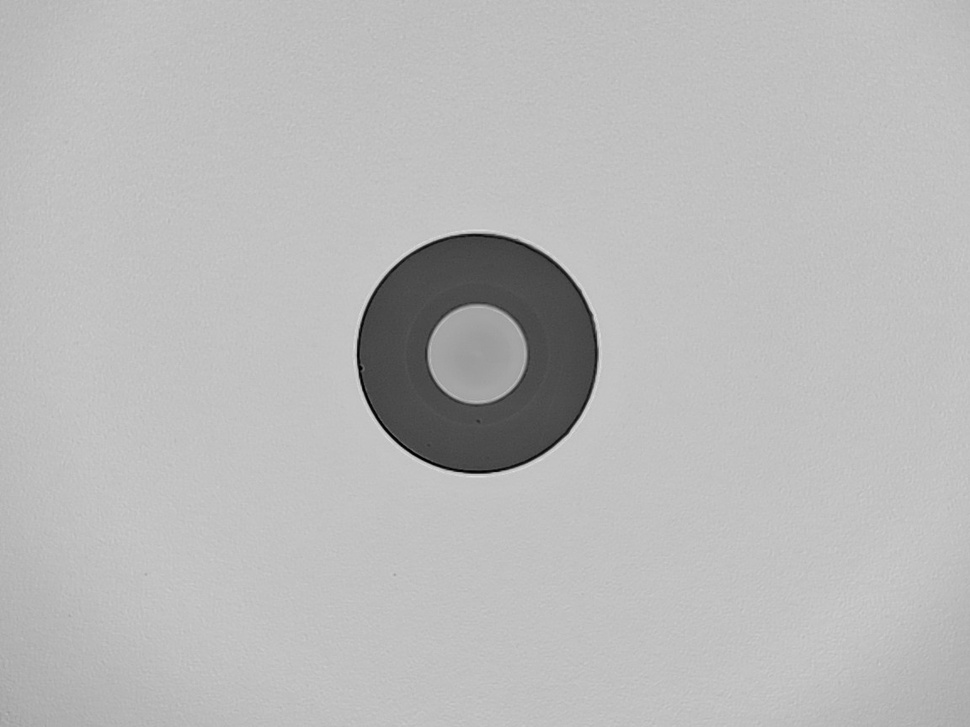
#> input picture samples2/img38.jpg, 970 x 727 px, shrunk from 1152 x 864 before the run, found by its file name
$ python morphology_operations.py
#> lines starting #> are read from the running program, lines starting #| are printed output that depends on the picture; after the words box and inside, x2 and y2 are one past the last pixel; in counts of white or black regions, pixels touching at a corner belong together
import cv2
import numpy as np

# Load image and create a binary mask
img_path = r"C:\Users\Saem1001\Documents\GitHub\OpenCV-Practice\samples2\img38.jpg"
image = cv2.imread(img_path, cv2.IMREAD_GRAYSCALE)
#> image is the input picture: shape (727, 970); min 0, max 225, mean 185.2

# Create binary image using threshold
_, binary = cv2.threshold(image, 127, 255, cv2.THRESH_BINARY)
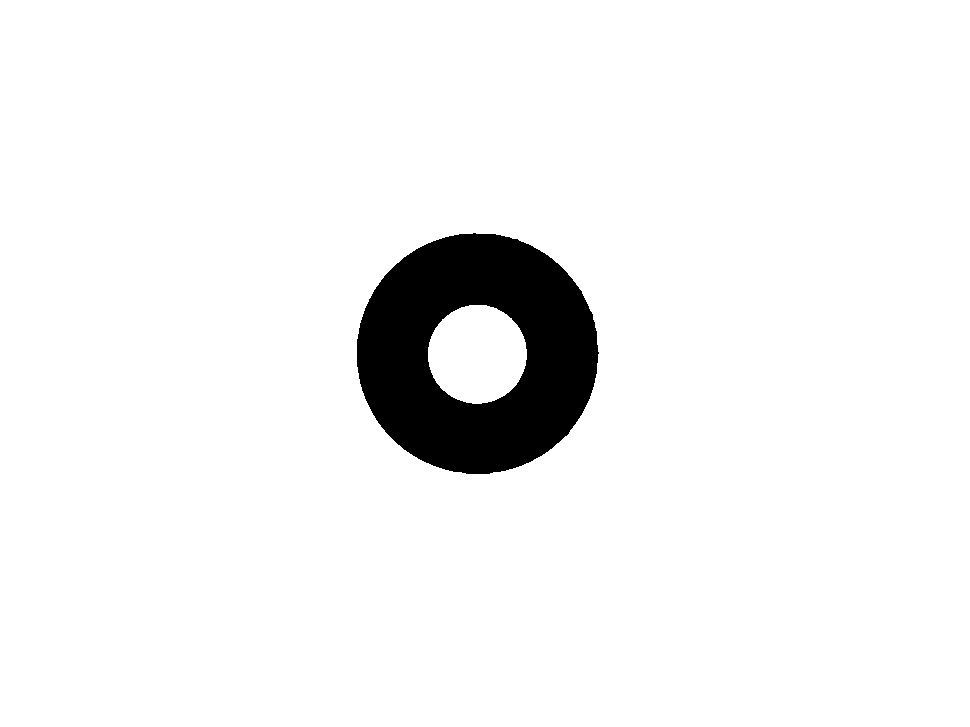
#> binary: shape (727, 970); 94.6% white; 1 black region, box (x1, y1, x2, y2) and area: (357, 233, 599, 474) 37977

# Define kernels for morphological operations
kernel_3x3 = np.ones((3, 3), np.uint8)
kernel_5x5 = np.ones((5, 5), np.uint8)
kernel_ellipse = cv2.getStructuringElement(cv2.MORPH_ELLIPSE, (5, 5))

# Apply morphological operations
erosion = cv2.erode(binary, kernel_3x3, iterations=1)
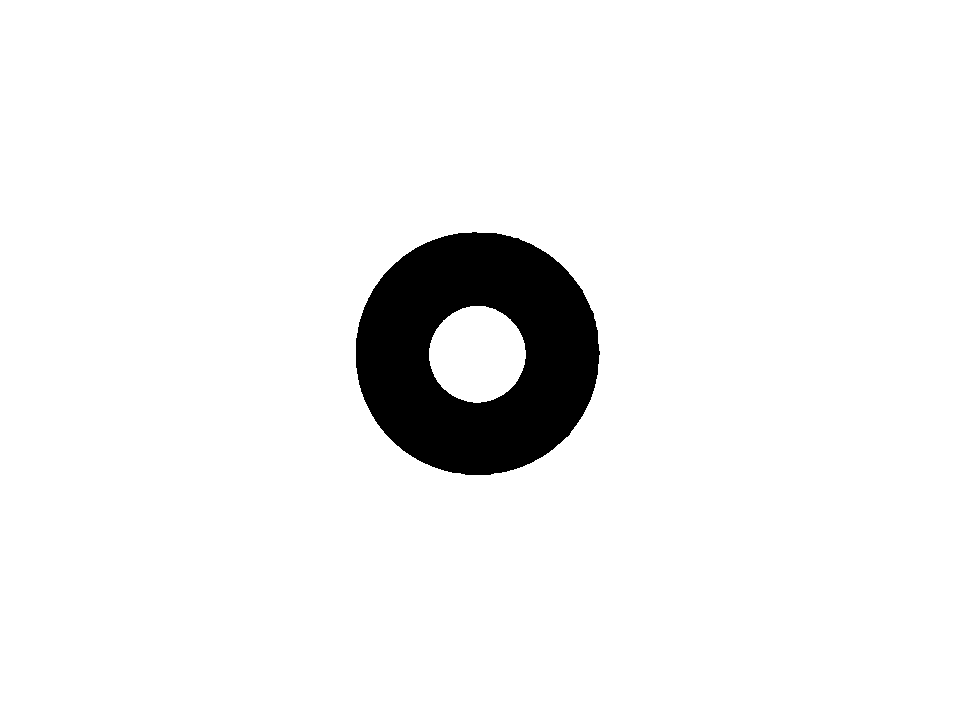
#> erosion: shape (727, 970); 94.4% white; 1 black region, box (x1, y1, x2, y2) and area: (356, 232, 600, 475) 39339
dilation = cv2.dilate(binary, kernel_3x3, iterations=1)
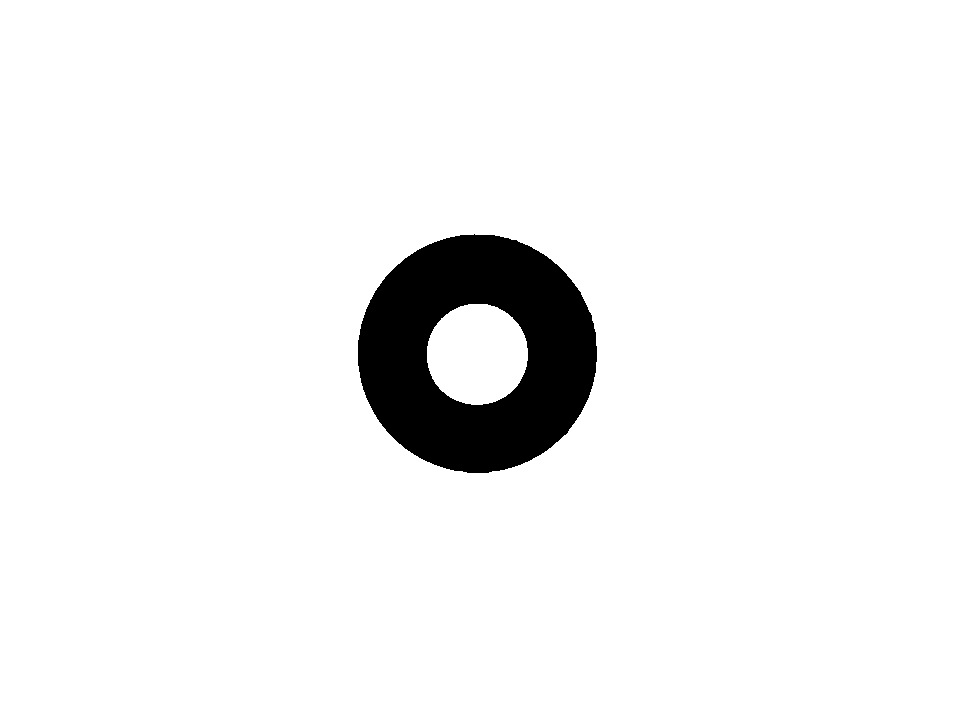
#> dilation: shape (727, 970); 94.8% white; 1 black region, box (x1, y1, x2, y2) and area: (358, 234, 597, 473) 36615
opening = cv2.morphologyEx(binary, cv2.MORPH_OPEN, kernel_5x5)
closing = cv2.morphologyEx(binary, cv2.MORPH_CLOSE, kernel_5x5)
#> closing: shape (727, 970); 94.6% white; 1 black region, box (x1, y1, x2, y2) and area: (357, 234, 598, 474) 37972
gradient = cv2.morphologyEx(binary, cv2.MORPH_GRADIENT, kernel_ellipse)
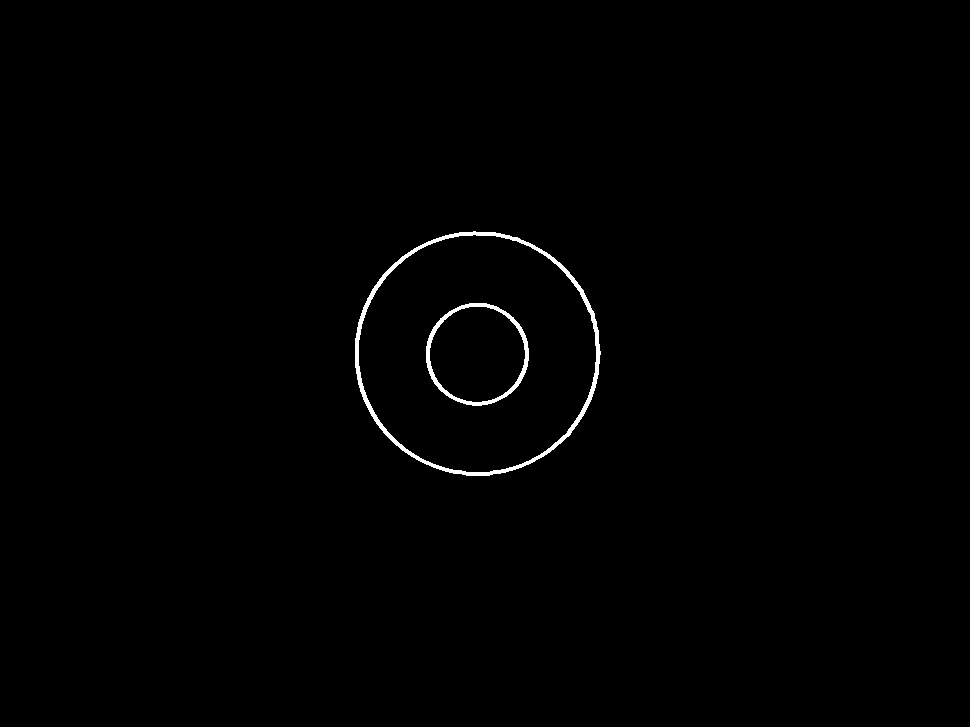
#> gradient: shape (727, 970); 0.62% white; 2 white regions, box (x1, y1, x2, y2) and area: (355, 231, 601, 476) 3126, (426, 303, 529, 406) 1280

# Remove small noise
contours, _ = cv2.findContours(binary, cv2.RETR_EXTERNAL, cv2.CHAIN_APPROX_SIMPLE)
#> contours = [[[0, 0], [0, 726], [969, 726], [969, 0]]]
cleaned = np.zeros_like(binary)
for contour in contours:
    area = cv2.contourArea(contour)
    if area > 100:  # Keep only regions larger than 100 pixels
        cv2.drawContours(cleaned, [contour], -1, 255, -1)
#> this loop made 1 pass
#> (contour, area) on pass 1: ([[0, 0], [0, 726], [969, 726], [969, 0]], 703494)
#> cleaned: shape (727, 970); every value is 255

# Save results
cv2.imwrite('morph_erosion.jpg', erosion)
cv2.imwrite('morph_dilation.jpg', dilation)
cv2.imwrite('morph_opening.jpg', opening)
cv2.imwrite('morph_closing.jpg', closing)
cv2.imwrite('morph_gradient.jpg', gradient)
cv2.imwrite('morph_cleaned.jpg', cleaned)

# Display results
cv2.imshow('Original Binary', binary)
cv2.imshow('Erosion', erosion)
cv2.imshow('Dilation', dilation)
cv2.imshow('Opening', opening)
cv2.imshow('Closing', closing)
cv2.imshow('Cleaned', cleaned)
cv2.waitKey(0)
cv2.destroyAllWindows()

$ run again, with samples2/img35.jpg copied over samples2/img38.jpg
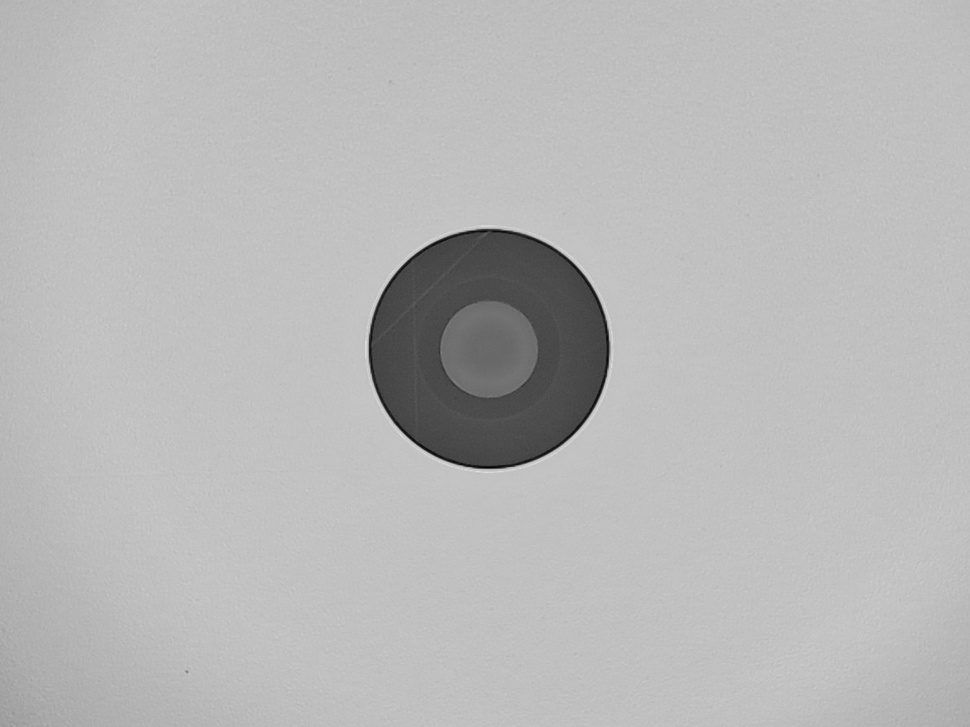
#> input picture samples2/img35.jpg, 970 x 727 px, shrunk from 1152 x 864 before the run, found by its file name
#> image is the input picture: shape (727, 970); min 2, max 223, mean 183.8
#> `_, binary = cv2.threshold(image, 127, 255, cv2.THRESH_BINARY)`:
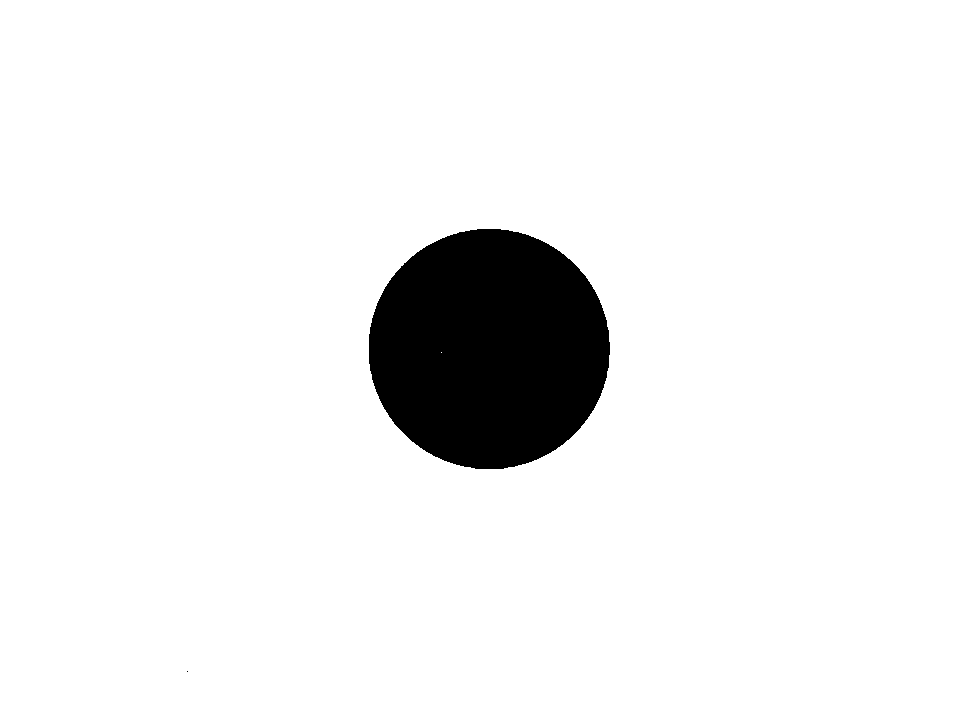
#> binary: shape (727, 970); 93.5% white; 2 black regions (1 under 20 px), largest, box (x1, y1, x2, y2) and area: (369, 229, 610, 469) 45515
#> erosion: shape (727, 970); 93.4% white; 2 black regions (1 under 20 px), largest, box (x1, y1, x2, y2) and area: (368, 228, 611, 470) 46482
#> dilation: shape (727, 970); 93.7% white; 1 black region, box (x1, y1, x2, y2) and area: (370, 230, 609, 468) 44549
#> opening: shape (727, 970); 93.5% white; 2 black regions (1 under 20 px), largest, box (x1, y1, x2, y2) and area: (369, 229, 610, 469) 45516
#> closing: shape (727, 970); 93.5% white; 1 black region, box (x1, y1, x2, y2) and area: (369, 229, 610, 469) 45515
#> `gradient = cv2.morphologyEx(binary, cv2.MORPH_GRADIENT, kernel_ellipse)`:
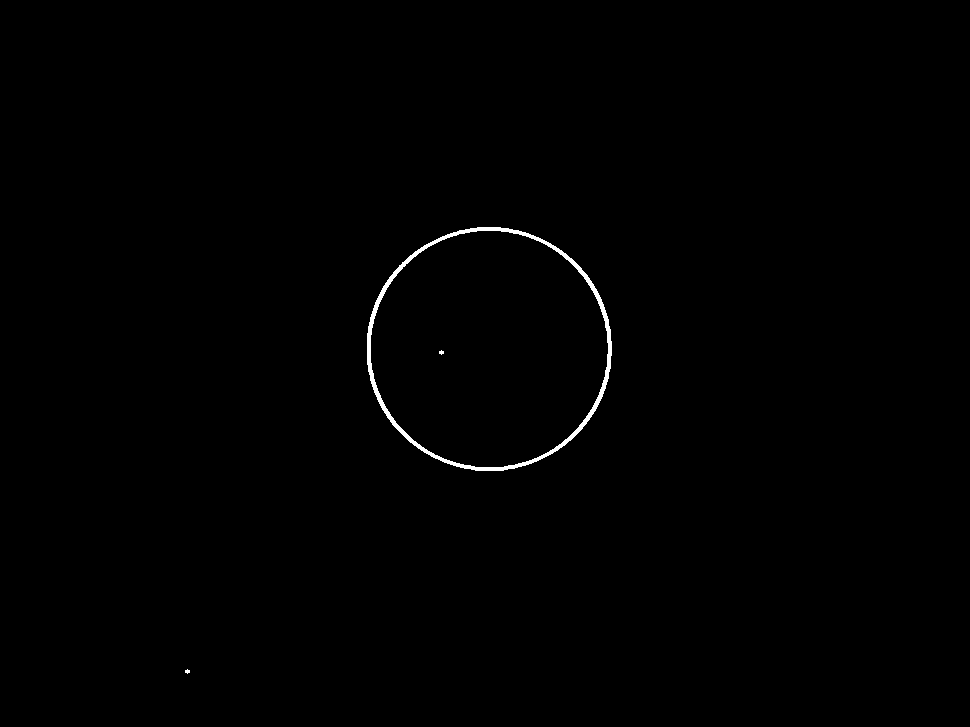
#> gradient: shape (727, 970); 0.45% white; 3 white regions (2 under 20 px), largest, box (x1, y1, x2, y2) and area: (367, 227, 612, 471) 3114
#> contours = [[[0, 0], [0, 726], [969, 726], [969, 0]]]
#> the loop `for contour in contours:` made 1 pass
#> (contour, area) on pass 1: ([[0, 0], [0, 726], [969, 726], [969, 0]], 703494)

$ run again, with samples2/ima12.jpg copied over samples2/img38.jpg
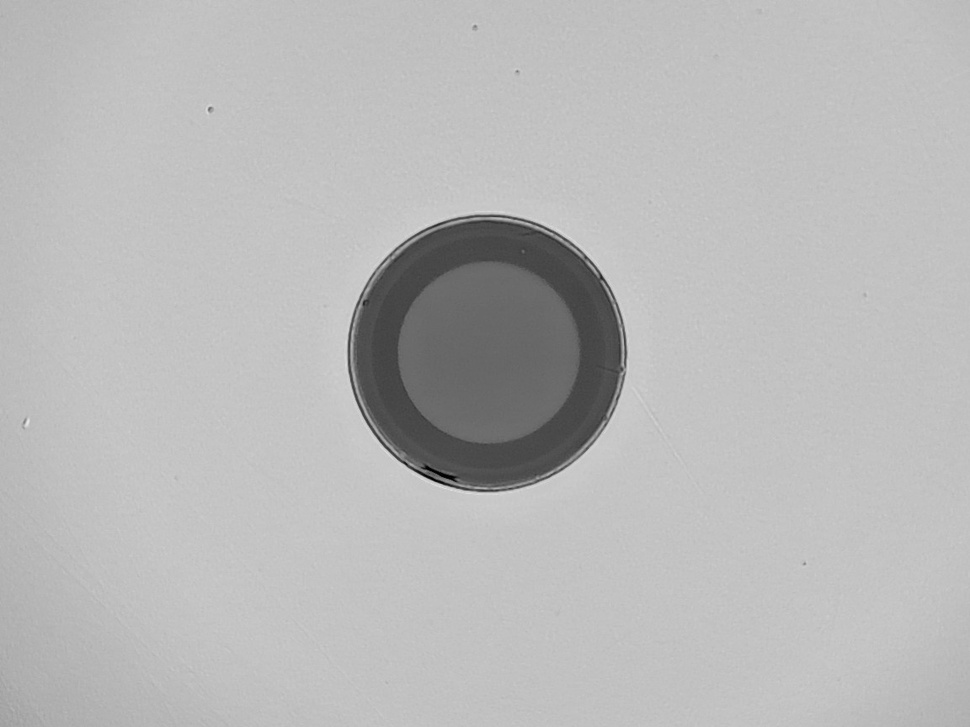
#> input picture samples2/ima12.jpg, 970 x 727 px, shrunk from 1152 x 864 before the run, found by its file name
#> image is the input picture: shape (727, 970); min 0, max 231, mean 184.3
#> `_, binary = cv2.threshold(image, 127, 255, cv2.THRESH_BINARY)`:
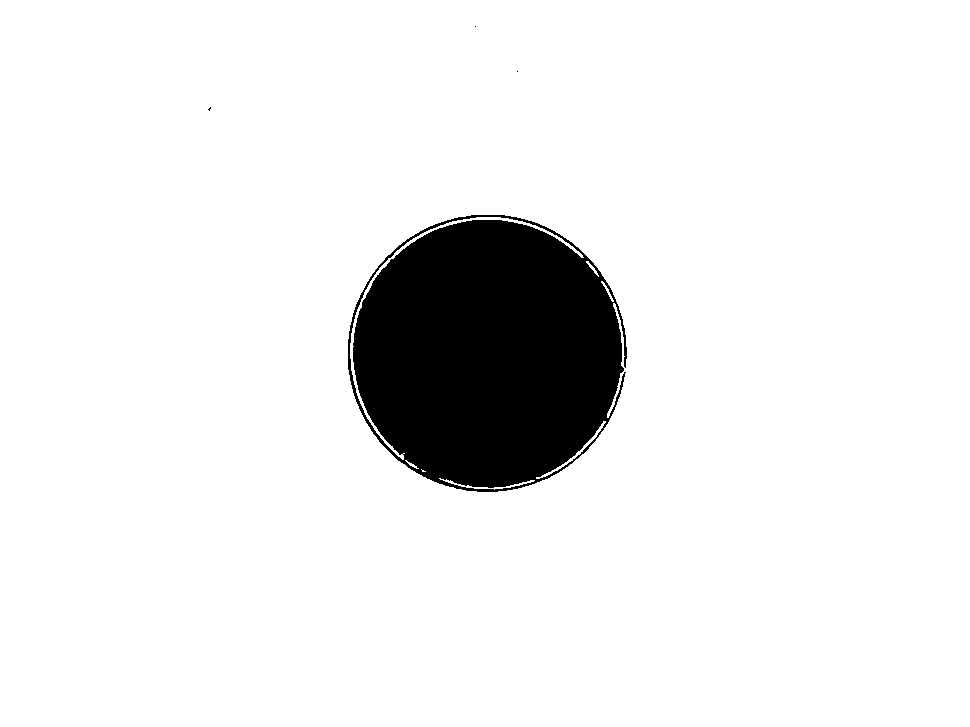
#> binary: shape (727, 970); 91.7% white; 4 black regions (3 under 20 px), largest, box (x1, y1, x2, y2) and area: (348, 215, 627, 492) 58660
#> erosion: shape (727, 970); 91.2% white; 4 black regions (2 under 20 px), largest, box (x1, y1, x2, y2) and area: (347, 214, 628, 493) 61720, (207, 106, 212, 112) 24
#> dilation: shape (727, 970); 92.1% white; 54 black regions (53 under 20 px), largest, box (x1, y1, x2, y2) and area: (354, 221, 623, 487) 55458
#> opening: shape (727, 970); 91.4% white; 4 black regions (3 under 20 px), largest, box (x1, y1, x2, y2) and area: (348, 215, 627, 492) 60761
#> closing: shape (727, 970); 92% white; 1 black region, box (x1, y1, x2, y2) and area: (353, 220, 623, 488) 56492
#> `gradient = cv2.morphologyEx(binary, cv2.MORPH_GRADIENT, kernel_ellipse)`:
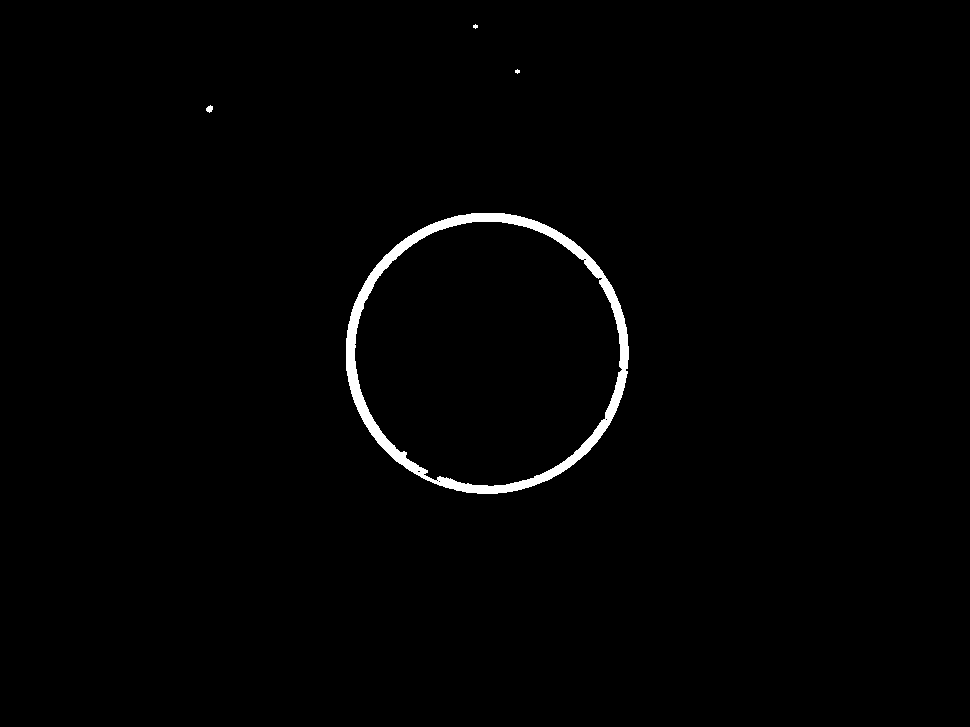
#> gradient: shape (727, 970); 1.1% white; 4 white regions (2 under 20 px), largest, box (x1, y1, x2, y2) and area: (346, 213, 629, 494) 7832, (206, 105, 213, 113) 38
#> contours = [[[0, 0], [0, 726], [969, 726], [969, 0]]]
#> the loop `for contour in contours:` made 1 pass
#> (contour, area) on pass 1: ([[0, 0], [0, 726], [969, 726], [969, 0]], 703494)
